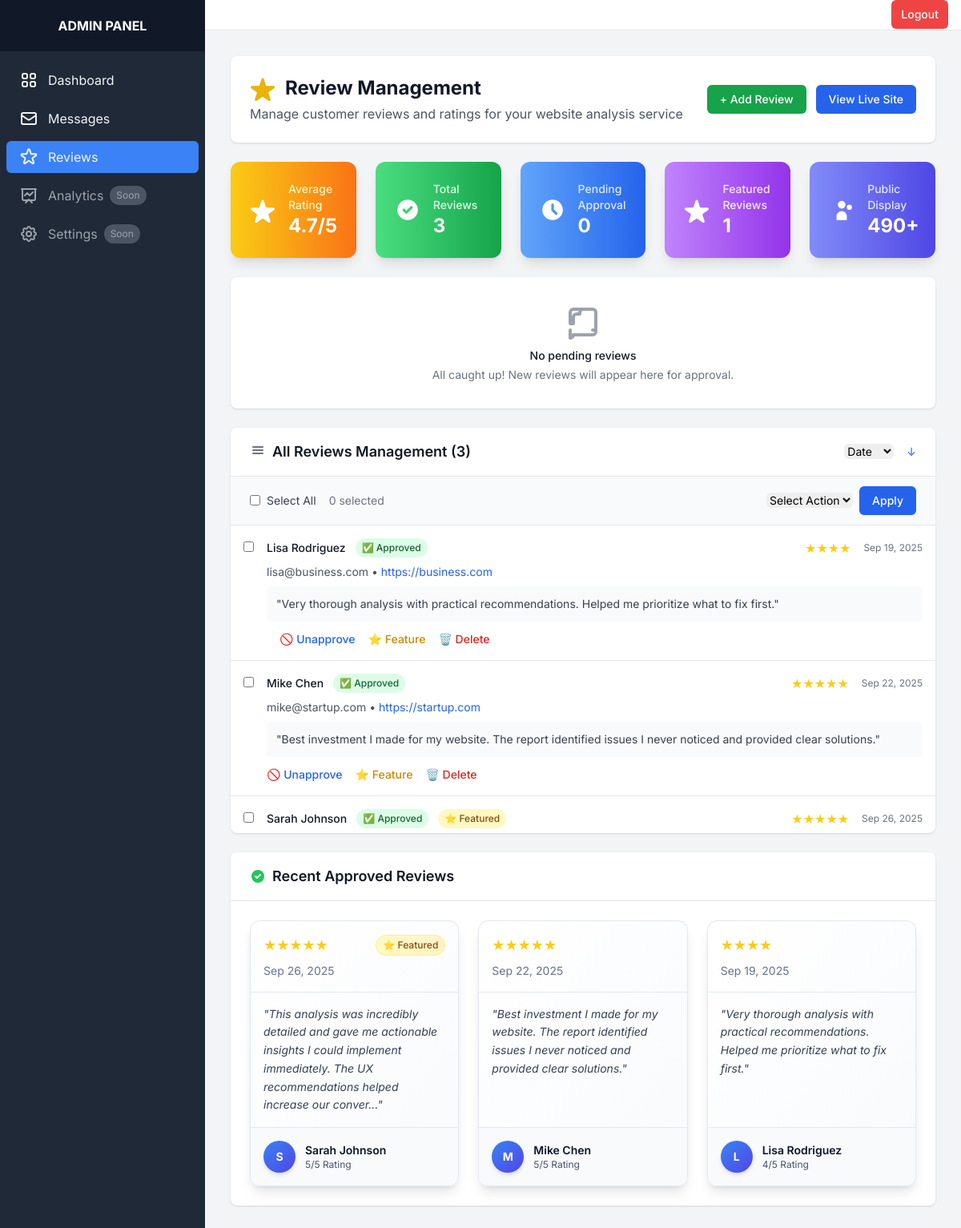
The app's page /manageone/admin.php?page=reviews&order_by=created_at&order=ASC (signed in) with its own data.
### tables this page shows
CREATE TABLE IF NOT EXISTS reviews (
    id INT AUTO_INCREMENT PRIMARY KEY,
    customer_name VARCHAR(255) NOT NULL,
    customer_email VARCHAR(255) NOT NULL,
    website_url VARCHAR(255) NOT NULL,
    rating INT(1) NOT NULL CHECK (rating >= 1 AND rating <= 5),
    review_text TEXT,
    report_id VARCHAR(32),
    session_id VARCHAR(255),
    approved BOOLEAN DEFAULT FALSE,
    featured BOOLEAN DEFAULT FALSE,
    created_at TIMESTAMP DEFAULT CURRENT_TIMESTAMP,
    updated_at TIMESTAMP DEFAULT CURRENT_TIMESTAMP ON UPDATE CURRENT_TIMESTAMP,
    INDEX idx_approved (approved),
    INDEX idx_featured (featured),
    INDEX idx_email (customer_email),
    INDEX idx_session (session_id)
);

### manageone/partials/reviews_content.php (the view, shortened to what the rows shown need)
<div class="space-y-6">
    <div class="bg-white shadow rounded-lg p-6">
        <div class="flex items-center justify-between">
            <div>
                <h1 class="text-2xl font-bold text-gray-900 flex items-center">
                    Review Management
                </h1>
            </div>
        </div>
    </div>
    <div class="bg-white shadow rounded-lg">
        <div class="px-6 py-4 border-b border-gray-200">
            <div class="flex items-center justify-between">
                <h2 class="text-lg font-semibold text-gray-900 flex items-center">
                    <svg class="w-5 h-5 text-gray-500 mr-2" fill="currentColor" viewBox="0 0 20 20">
                        <path fill-rule="evenodd" d="M3 4a1 1 0 011-1h12a1 1 0 110 2H4a1 1 0 01-1-1zm0 4a1 1 0 011-1h12a1 1 0 110 2H4a1 1 0 01-1-1zm0 4a1 1 0 011-1h12a1 1 0 110 2H4a1 1 0 01-1-1z" clip-rule="evenodd"/>
                    </svg>
                    All Reviews Management (<?php echo count($allReviews); ?>)
                </h2>
            </div>
        </div>
        <?php if (!empty($allReviews)): ?>
        <form method="post" id="bulkActionForm">
            <div class="divide-y divide-gray-200 max-h-96 overflow-y-auto">
                <?php foreach ($allReviews as $review): ?>
                <div class="p-4 hover:bg-gray-50">
                    <div class="flex items-start space-x-4">
                        <input type="checkbox" name="review_ids[]" value="<?php echo $review['id']; ?>"
                               class="review-checkbox rounded border-gray-300 mt-1">
                        <div class="flex-1 min-w-0">
                            <div class="flex items-center justify-between mb-2">
                                <div class="flex items-center space-x-3">
                                    <h4 class="text-sm font-medium text-gray-900"><?php echo htmlspecialchars($review['customer_name']); ?></h4>
                                    <?php if ($review['approved']): ?>
                                        <span class="inline-flex items-center px-2 py-1 rounded-full text-xs font-medium bg-green-100 text-green-800">
                                            ✅ Approved
                                        </span>
                                    <?php else: ?>
                                        <span class="inline-flex items-center px-2 py-1 rounded-full text-xs font-medium bg-gray-100 text-gray-800">
                                            ⏳ Pending
                                        </span>
                                    <?php endif; ?>
                                    <?php if ($review['featured']): ?>
                                        <span class="inline-flex items-center px-2 py-1 rounded-full text-xs font-medium bg-yellow-100 text-yellow-800">
                                            ⭐ Featured
                                        </span>
                                    <?php endif; ?>
                                </div>
                                <div class="flex items-center space-x-4">
                                    <div class="text-yellow-400">
                                        <?php echo str_repeat('★', $review['rating']); ?>
                                    </div>
                                    <span class="text-xs text-gray-500"><?php echo date('M j, Y', strtotime($review['created_at'])); ?></span>
                                </div>
                            </div>
                            <div class="text-sm text-gray-600 mb-2">
                                <?php echo htmlspecialchars($review['customer_email']); ?> •
                                <a href="<?php echo htmlspecialchars($review['website_url']); ?>" target="_blank" class="text-blue-600 hover:text-blue-800">
                                    <?php echo htmlspecialchars($review['website_url']); ?>
                                </a>
                            </div>
                            <?php if (!empty($review['review_text'])): ?>
                            <div class="text-sm text-gray-700 bg-gray-50 p-3 rounded-md mb-3">
                                "<?php echo htmlspecialchars(substr($review['review_text'], 0, 150)) . (strlen($review['review_text']) > 150 ? '...' : ''); ?>"
                            </div>
                            <?php endif; ?>
                            <div class="flex items-center space-x-4 text-sm">
                                <form method="post" class="inline" onsubmit="return confirm('Toggle approval status?')">
                                    <button type="submit" class="text-blue-600 hover:text-blue-800 font-medium">
                                        <?php echo $review['approved'] ? '🚫 Unapprove' : '✅ Approve'; ?>
                                    </button>
                                </form>
                                <form method="post" class="inline" onsubmit="return confirm('Toggle featured status?')">
                                    <button type="submit" class="text-yellow-600 hover:text-yellow-800 font-medium">
                                        <?php echo $review['featured'] ? '⭐ Unfeature' : '⭐ Feature'; ?>
                                    </button>
                                </form>
                                <form method="post" class="inline" onsubmit="return confirm('Are you sure you want to delete this review? This action cannot be undone.')">
                                    <button type="submit" class="text-red-600 hover:text-red-800 font-medium">
                                        🗑️ Delete
                                    </button>
                                </form>
                            </div>
                        </div>
                    </div>
                </div>
                <?php endforeach; ?>
            </div>
        </form>
        <?php endif; ?>
    </div>
    <div class="bg-white shadow rounded-lg">
        <div class="px-6 py-4 border-b border-gray-200">
            <h2 class="text-lg font-semibold text-gray-900 flex items-center">
                <svg class="w-5 h-5 text-green-500 mr-2" fill="currentColor" viewBox="0 0 20 20">
                    <path fill-rule="evenodd" d="M10 18a8 8 0 100-16 8 8 0 000 16zm3.707-9.293a1 1 0 00-1.414-1.414L9 10.586 7.707 9.293a1 1 0 00-1.414 1.414l2 2a1 1 0 001.414 0l4-4z" clip-rule="evenodd"/>
                </svg>
                Recent Approved Reviews
            </h2>
        </div>
        <?php if (!empty($approvedReviews)): ?>
        <div class="grid grid-cols-1 md:grid-cols-2 lg:grid-cols-3 gap-6 p-6">
            <?php foreach (array_slice($approvedReviews, 0, 6) as $review): ?>
            <div class="bg-gradient-to-br from-white to-slate-50 rounded-xl shadow-lg border border-slate-200 hover:shadow-xl transition-all duration-300 transform hover:-translate-y-1 min-h-[280px] flex flex-col">
                <div class="p-4 border-b border-slate-200">
                    <div class="flex items-center justify-between mb-2">
                        <div class="text-yellow-400 text-lg">
                            <?php echo str_repeat('★', $review['rating']); ?>
                        </div>
                        <?php if (!empty($review['featured'])): ?>
                        <span class="inline-flex items-center px-2 py-1 rounded-full text-xs font-medium bg-gradient-to-r from-yellow-100 to-amber-100 text-yellow-800 border border-yellow-200">
                            ⭐ Featured
                        </span>
                        <?php endif; ?>
                    </div>
                    <div class="text-sm text-slate-500"><?php echo date('M j, Y', strtotime($review['created_at'])); ?></div>
                </div>
                <?php if (!empty($review['review_text'])): ?>
                <div class="flex-1 p-4">
                    <blockquote class="text-slate-700 text-sm leading-relaxed italic">
                        "<?php echo htmlspecialchars(substr($review['review_text'], 0, 150)) . (strlen($review['review_text']) > 150 ? '...' : ''); ?>"
                    </blockquote>
                </div>
                <?php else: ?>
                <div class="flex-1 p-4 flex items-center justify-center">
                    <span class="text-slate-400 text-sm italic">No review text provided</span>
                </div>
                <?php endif; ?>
                <div class="p-4 bg-slate-50 rounded-b-xl border-t border-slate-200">
                    <div class="flex items-center">
                        <div class="w-10 h-10 bg-gradient-to-br from-blue-500 to-indigo-600 rounded-full flex items-center justify-center text-white font-bold text-sm shadow-md">
                            <?php echo strtoupper(substr($review['customer_name'], 0, 1)); ?>
                        </div>
                        <div class="ml-3">
                            <p class="text-sm font-semibold text-slate-900"><?php echo htmlspecialchars($review['customer_name']); ?></p>
                            <p class="text-xs text-slate-600"><?php echo $review['rating']; ?>/5 Rating</p>
                        </div>
                    </div>
                </div>
            </div>
            <?php endforeach; ?>
        </div>
        <?php endif; ?>
    </div>
</div>

### records on screen
reviews: customer_name "Lisa Rodriguez", approved "✅ Approved", rating "★★★★", created_at "Sep 19, 2025", customer_email "lisa@business.com", website_url "https://business.com", review_text "Very thorough analysis with practical recommendations. Helped me prioritize what to fix first.", featured "⭐ Feature", customer_name "L", rating "4"
reviews: customer_name "Mike Chen", approved "✅ Approved", rating "★★★★★", created_at "Sep 22, 2025", customer_email "mike@startup.com", website_url "https://startup.com", review_text "Best investment I made for my website. The report identified issues I never noticed and provided clear solutions.", featured "⭐ Feature", customer_name "M", rating "5"
reviews: customer_name "Sarah Johnson", approved "✅ Approved", featured "⭐ Featured", rating "★★★★★", created_at "Sep 26, 2025", review_text "This analysis was incredibly detailed and gave me actionable insights I could implement immediately. The UX recommendations helped increase our conver", customer_name "S", rating "5"

### other values on screen
$reviewStats['average'] "4.7"
$reviewStats['real_count'] "3"
count($pendingReviews) "0"
$reviewStats['featured_count'] "1"
$reviewStats['count'] "490"
count($allReviews) "3"
